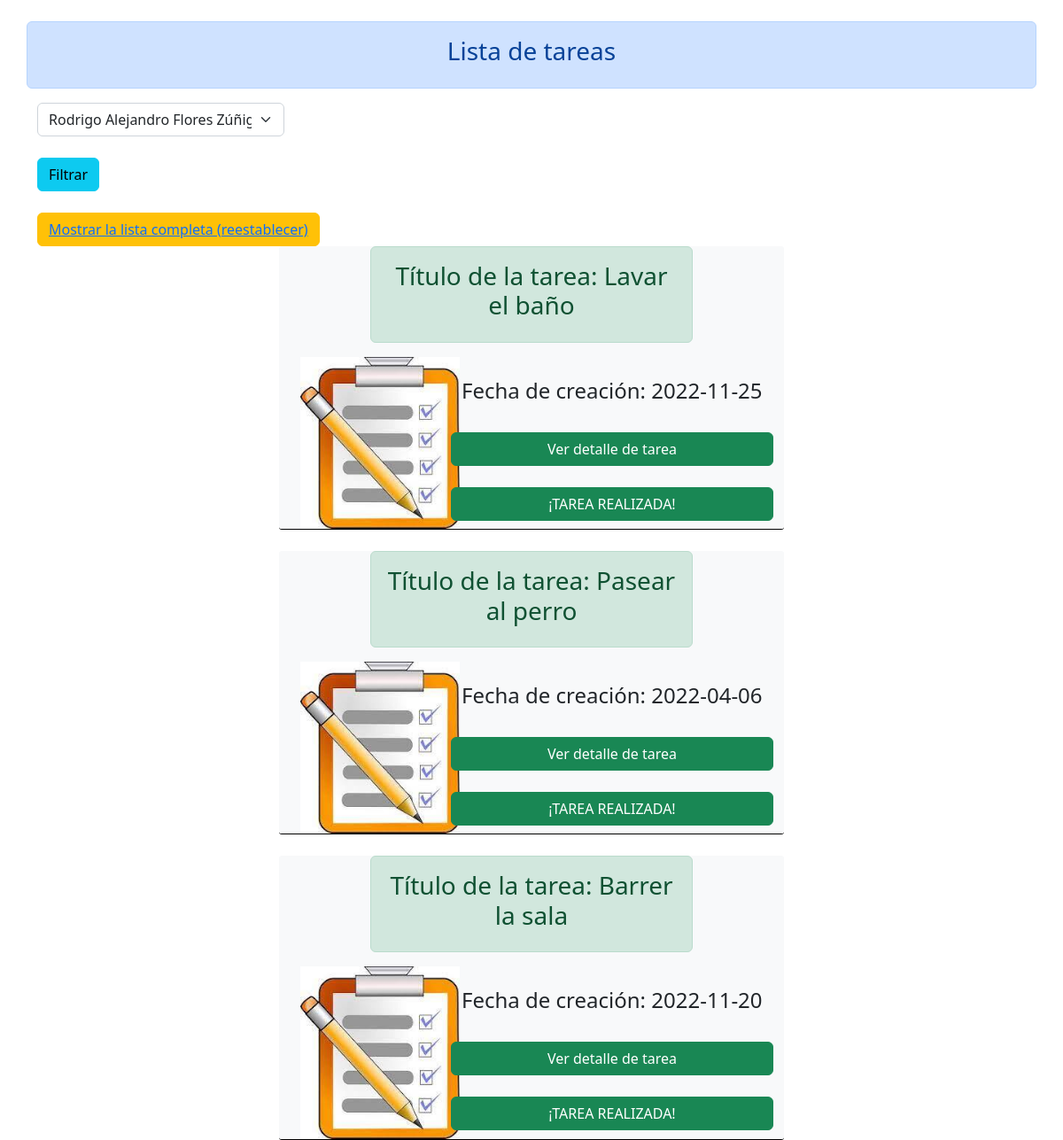
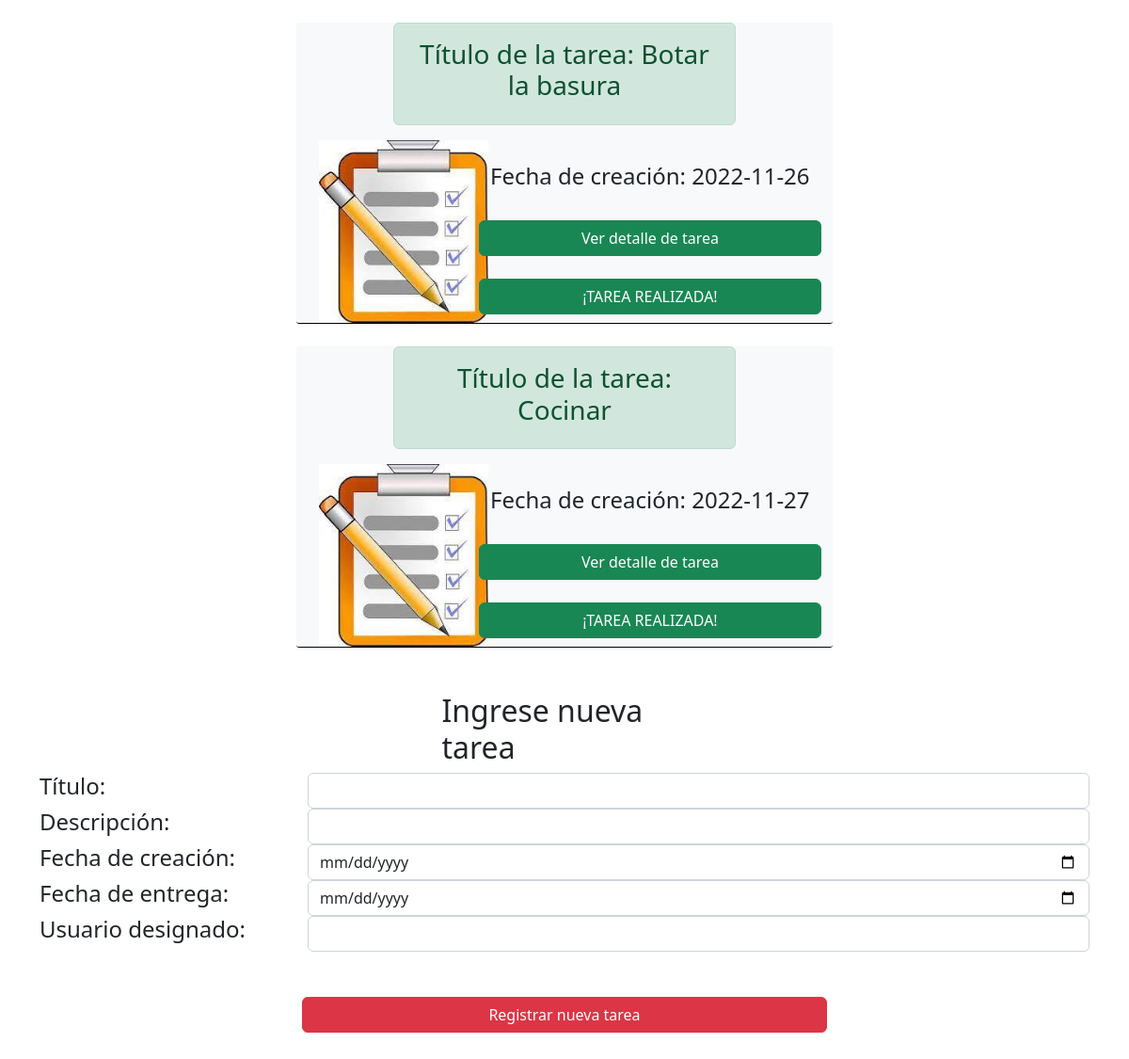
Page /gestion_tareas/dashboard on the committed database (2 pictures, top to bottom).
### gestion_tareas/models.py (models this page shows)
class tarea(models.Model):
    titulo = models.CharField(max_length=64,default='')
    descripcion = models.CharField(max_length=128,default='')
    fecha_creacion = models.CharField(max_length=96,default='')
    fecha_entrega = models.CharField(max_length=96,default='')
    usuario_designado = models.CharField(max_length=64,default='')

### gestion_tareas/views.py (the view, shortened to what this page needs)
# urls.py: path('dashboard',views.dashboard,name='dashboard'),
def dashboard(request):
    tareasInformacion = tarea.objects.all().order_by('id')
    usuariosInformacion = usuario.objects.all().order_by('id')
    usuario0= usuariosInformacion[0].nombres + ' ' + usuariosInformacion[0].apellidos
    usuario1= usuariosInformacion[1].nombres + ' ' + usuariosInformacion[1].apellidos
    usuario2= usuariosInformacion[2].nombres + ' ' + usuariosInformacion[2].apellidos
    usuario3= usuariosInformacion[3].nombres + ' ' + usuariosInformacion[3].apellidos
    usuario4= usuariosInformacion[4].nombres + ' ' + usuariosInformacion[4].apellidos
    return render(request,'gestion_tareas/dashboard.html',{
        'tareasInformacion': tareasInformacion,
        'usuario0': usuario0,
        'usuario1': usuario1,
        'usuario2': usuario2,
        'usuario3': usuario3,
        'usuario4': usuario4 ,
        })

### gestion_tareas/templates/gestion_tareas/dashboard.html (shortened to what this page needs)
{% load static %}
<!DOCTYPE html>
<html>
    <head>
        <link href="https://cdn.jsdelivr.net/npm/bootstrap@5.2.3/dist/css/bootstrap.min.css" rel="stylesheet">
    </head>
    <body>
        <div class="container">
            <br>
            <div class="row alert alert-primary text-center">
                <h3>Lista de tareas</h3>
            </div>
                <form method="post" url="{% url 'gestion_tareas:dashboard' %}">
                    <div class="col3 w-25">
                        <select class="form-select" name="designadoFiltrado" id="">
                            <option value='{{usuario0}}'>{{usuario0}}</option>
                        </select>
                    </div>
                    <br>
                <button class="btn btn-info" type="submit" name="Filtrar">Filtrar</button>
                </form>
                <br>
                <button class="btn btn-warning"><a href="{% url 'gestion_tareas:dashboard' %}">Mostrar la lista completa (reestablecer)</a></button>
                <br>
            <div class="row justify-content-center">
                <div class="col-6 bg-white">
                    {% for tarea in tareasInformacion %}
                   <div class="row bg-light justify-content-center" style="border-radius: 3px; border-bottom: solid 1px black">
                        <br>
                        <div class="row justify-content-center">
                            <div class="col-8 alert alert-success text-center">
                                <h3>Título de la tarea: {{ tarea.titulo }}</h3>
                            </div>
                        </div>
                        <div class="row justify-content-center">
                            <div class="col-4  ">
                                <img src="{% static 'img/Lista-de-tareas.jpg' %}" width="180px">
                            </div>
                            <div class="col-8">
                                <br>
                                <div class="row">
                                    <h4>Fecha de creación: {{tarea.fecha_creacion}}</h4>
                                </div>
                                <br>
                                <div class="row">
                                    <a class="btn btn-success" href="{% url 'gestion_tareas:detalleTarea' tarea.id %}">Ver detalle de tarea</a>
                                </div>
                                <br>
                                <div class="row">
                                    <a class="btn btn-success" href="{% url 'gestion_tareas:eliminarTarea' tarea.id %}">¡TAREA REALIZADA!</a>
                                </div>
                            </div>
                        </div>
                    </div>
                <br>
                {% endfor %}
                </div>
            </div>
            <br>
            <div class="row justify-content-center">
                <div class="col-3 w-25">
                <h2>Ingrese nueva tarea</h2>
                </div>
                <br>
                <br>
                <br>
                <form method="post" action="{% url 'gestion_tareas:dashboard' %}">
                <div class="row justify-content-center">
                        <div class="col-3 mx-auto ">
                            <h4>Título: </h4>
                        </div>
                        <div class="col-9">
                            <input class="form-control" type="text" name="tituloTarea">
                        </div>
                </div>
                <div class="row justify-content-center">
                        <div class="col-3 mx-auto">
                            <h4>Descripción: </h4>
                        </div>
                        <div class="col-9">
                            <input class="form-control" type="text" name="descripcionTarea">
                        </div>
                </div>
                <div class="row justify-content-center">
                        <div class="col-3 mx-auto">
                            <h4>Fecha de creación: </h4>
                        </div>
                        <div class="col-9">
                            <input class="form-control" type="date" name="creacionTarea">
                        </div>
                </div>
                <div class="row justify-content-center">
                    <div class="col-3 mx-auto">
                        <h4>Fecha de entrega: </h4>
                    </div>
                    <div class="col-9">
                        <input class="form-control" type="date" name="entregaTarea">
                    </div>
                </div>
                <div class="row justify-content-center">
                    <div class="col-3 mx-auto">
                        <h4>Usuario designado: </h4>
                    </div>
                    <div class="col-9">
                        <input class="form-control" type="text" name="designadoTarea">
                    </div>
                </div>
                <br>
                <br>
                <div class="d-grid gap-2 col-6 mx-auto">
                <button class="btn btn-danger" type="submit" name="Crear">Registrar nueva tarea</button>
                </div>
            </div>
        </div>
        <br>
        <br>
        <br>
    </body>
</html>

### rows in the picture
tarea: titulo "Lavar el baño", fecha_creacion "2022-11-25"
tarea: titulo "Pasear al perro", fecha_creacion "2022-04-06"
tarea: titulo "Barrer la sala", fecha_creacion "2022-11-20"
tarea: titulo "Botar la basura", fecha_creacion "2022-11-26"
tarea: titulo "Cocinar", fecha_creacion "2022-11-27"

### other values in the picture
form field designadoFiltrado "Rodrigo Alejandro Flores Zúñiga"
